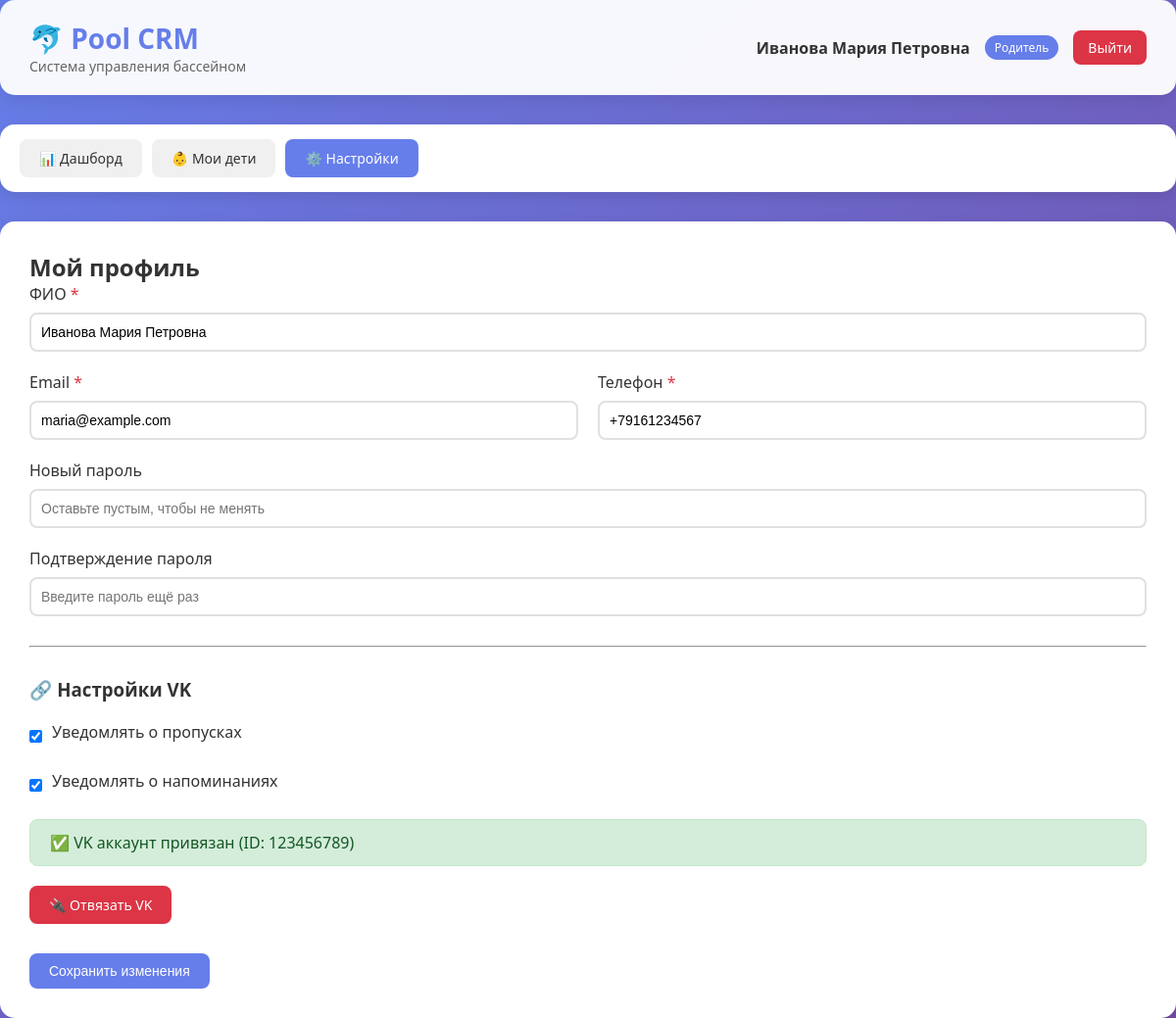
/profile (signed in), run on an earlier commit of the app's database.
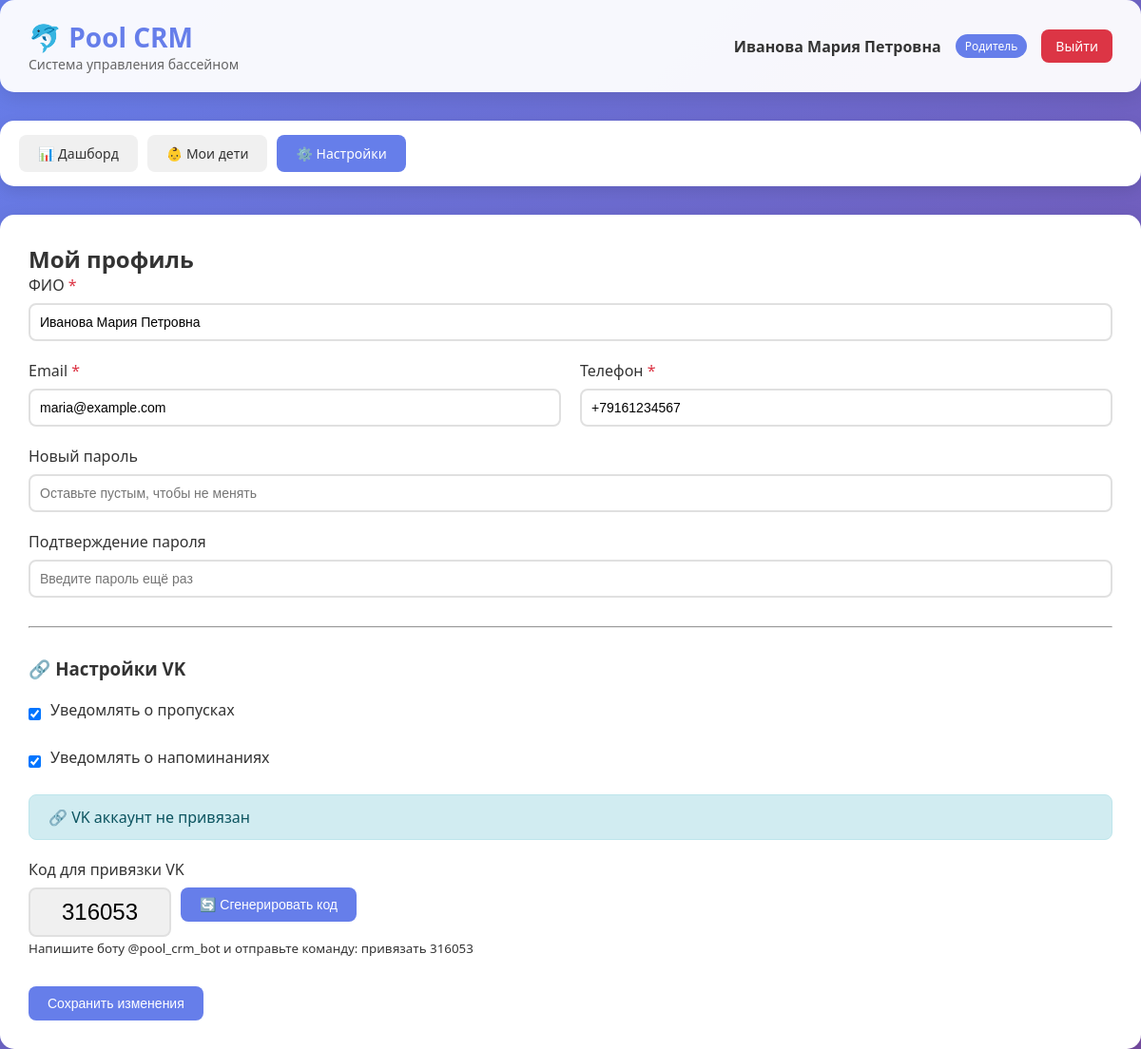
And on a later commit of the database.
### database.py (models this page shows)
class ParentDB(Base):
    __tablename__ = "parents"
    id = Column(Integer, primary_key=True, index=True)
    role = Column(SQLEnum(UserRole), default=UserRole.PARENT)
    name = Column(String, nullable=False)
    email = Column(String, unique=True, nullable=False, index=True)
    phone = Column(String)
    password = Column(String, nullable=False)
    is_vk_linked = Column(Boolean, default=False)
    vk_id = Column(Integer, unique=True, nullable=True)
    vk_link_code = Column(String(6), nullable=True)
    vk_code_expires_at = Column(DateTime, nullable=True)
    notify_absences = Column(Boolean, default=True)
    notify_reminders = Column(Boolean, default=True)
    is_active = Column(Boolean, default=True)
    created_at = Column(String, default=lambda: datetime.now().strftime("%d.%m.%Y %H:%M"))
    children = relationship("ChildDB", back_populates="parent", cascade="all, delete-orphan")
    applications = relationship("ApplicationDB", back_populates="parent")
    notifications = relationship("NotificationDB", back_populates="parent")

### main.py (the view)
@app.get("/profile", response_class=HTMLResponse)
async def profile_page(request: Request, db: Session = Depends(get_db)):
    user = get_current_user(request, db)
    if not user or user["role"] != "parent":
        return RedirectResponse(url="/dashboard")
    parent = db.query(ParentDB).filter(ParentDB.id == user["id"]).first()
    vk_code = parent.vk_link_code
    if not vk_code or (parent.vk_code_expires_at and parent.vk_code_expires_at < datetime.now()):
        vk_code = ''.join(random.choices(string.digits, k=6))
        parent.vk_link_code = vk_code
        parent.vk_code_expires_at = datetime.now() + timedelta(minutes=10)
        db.commit()
    return templates.TemplateResponse(
        name = "profile.html",
        request = request,
        context = {
            "request": request,
            "user": user,
            "parent": parent,
            "vk_code": vk_code
        })

### templates/profile.html (shortened to what this page needs)
{% extends "base.html" %}
{% block content %}
<div class="header">
    <div class="logo">
        <h1>🐬 Pool CRM</h1>
        <p>Система управления бассейном</p>
    </div>
    <div class="user-info">
        <span class="user-name">{{ user.name }}</span>
        <span class="user-role">Родитель</span>
        <a href="/logout" class="logout-btn">Выйти</a>
    </div>
</div>
<div class="nav-menu">
    <a href="/dashboard" class="nav-link">📊 Дашборд</a>
    <a href="/children" class="nav-link">👶 Мои дети</a>
    <a href="/profile" class="nav-link active">⚙️ Настройки</a>
</div>
<div class="content">
    <h2>Мой профиль</h2>
    <form method="POST" action="/profile">
        <div class="form-group">
            <label class="required">ФИО</label>
            <input type="text" name="name" required value="{{ parent.name }}">
        </div>
        <div class="form-row">
            <div class="form-group">
                <label class="required">Email</label>
                <input type="email" name="email" required value="{{ parent.email }}">
            </div>
            <div class="form-group">
                <label class="required">Телефон</label>
                <input type="tel" name="phone" required value="{{ parent.phone|default('') }}">
            </div>
        </div>
        <div class="form-group">
            <label>Новый пароль</label>
            <input type="password" name="password" placeholder="Оставьте пустым, чтобы не менять">
        </div>
        <div class="form-group">
            <label>Подтверждение пароля</label>
            <input type="password" name="confirm_password" placeholder="Введите пароль ещё раз">
        </div>
        <hr style="margin: 30px 0;">
        <h3 style="margin-bottom: 20px;">🔗 Настройки VK</h3>
        <div class="form-group">
            <div class="checkbox-group">
                <input type="checkbox" name="notify_absences" id="notify_absences" {% if parent.notify_absences %}checked{% endif %}>
                <label for="notify_absences">Уведомлять о пропусках</label>
            </div>
        </div>
        <div class="form-group">
            <div class="checkbox-group">
                <input type="checkbox" name="notify_reminders" id="notify_reminders" {% if parent.notify_reminders %}checked{% endif %}>
                <label for="notify_reminders">Уведомлять о напоминаниях</label>
            </div>
        </div>
        {% if parent.is_vk_linked %}
        <div class="alert alert-success">
            ✅ VK аккаунт привязан (ID: {{ parent.vk_id }})
        </div>
        <a href="/profile/unlink-vk" class="btn btn-danger" onclick="return confirm('Отвязать VK аккаунт?')">🔌 Отвязать VK</a>
        {% else %}
        <div class="alert alert-info">
            🔗 VK аккаунт не привязан
        </div>
        <div class="form-group">
            <label>Код для привязки VK</label>
            <div style="display: flex; gap: 10px; align-items: flex-start;">
                <input type="text" id="vkCode" value="{{ vk_code }}" readonly style="background: #f0f0f0; font-size: 24px; text-align: center; width: 150px;">
                <button type="button" class="btn btn-primary" onclick="generateVKCode()">🔄 Сгенерировать код</button>
            </div>
            <small>Напишите боту @pool_crm_bot и отправьте команду: привязать {{ vk_code }}</small>
        </div>
        {% endif %}
        <div style="display: flex; gap: 15px; margin-top: 30px;">
            <button type="submit" class="btn btn-primary">Сохранить изменения</button>
        </div>
    </form>
</div>
{% endblock %}

### templates/base.html (shortened to what this page needs)
<!DOCTYPE html>
<html lang="ru">
<head>
</head>
<body>
    {% block content %}{% endblock %}
</body>
</html>

### templates/base.html (style rules this page uses)
* { margin: 0; padding: 0; box-sizing: border-box; }
body { font-family: 'Segoe UI', Tahoma, Geneva, Verdana, sans-serif; background: linear-gradient(135deg, #667eea 0%, #764ba2 100%); min-height: 100vh; color: #333; }
.header { background: rgba(255, 255, 255, 0.95); border-radius: 15px; padding: 20px 30px; margin-bottom: 30px; box-shadow: 0 5px 20px rgba(0,0,0,0.1); display: flex; justify-content: space-between; align-items: center; flex-wrap: wrap; }
.logo h1 { color: #667eea; font-size: 28px; }
.logo p { color: #666; font-size: 14px; }
.user-info { display: flex; align-items: center; gap: 15px; }
.user-name { font-weight: 600; color: #333; }
.user-role { background: #667eea; color: white; padding: 4px 10px; border-radius: 20px; font-size: 12px; }
.logout-btn { background: #dc3545; color: white; border: none; padding: 8px 15px; border-radius: 8px; cursor: pointer; text-decoration: none; font-size: 14px; }
.nav-menu { background: white; border-radius: 15px; padding: 15px 20px; margin-bottom: 30px; box-shadow: 0 5px 15px rgba(0,0,0,0.1); display: flex; gap: 10px; flex-wrap: wrap; }
.nav-link { background: #f0f0f0; border: none; padding: 10px 20px; border-radius: 8px; cursor: pointer; text-decoration: none; color: #333; font-size: 14px; font-weight: 500; transition: all 0.3s; }
.nav-link.active { background: #667eea; color: white; }
.content { background: white; border-radius: 15px; padding: 30px; box-shadow: 0 5px 20px rgba(0,0,0,0.1); min-height: 500px; }
.form-group { margin-bottom: 20px; }
.form-group label { display: block; margin-bottom: 8px; font-weight: 500; color: #333; }
.form-group label.required::after { content: " *"; color: #dc3545; }
.form-group input, .form-group select, .form-group textarea { width: 100%; padding: 10px; border: 2px solid #e0e0e0; border-radius: 8px; font-size: 14px; transition: border-color 0.3s; }
.form-row { display: grid; grid-template-columns: 1fr 1fr; gap: 20px; }
.checkbox-group { display: flex; align-items: center; gap: 10px; }
.checkbox-group input { width: auto; }
.btn { padding: 10px 20px; border: none; border-radius: 8px; cursor: pointer; font-size: 14px; font-weight: 500; transition: all 0.3s; text-decoration: none; display: inline-block; }
.btn-primary { background: #667eea; color: white; }
.alert { padding: 12px 20px; border-radius: 8px; margin-bottom: 20px; }
.alert-info { background: #d1ecf1; color: #0c5460; border: 1px solid #bee5eb; }

What changed in the data, as far as the page shows it:
changed ParentDB "Иванова Мария Петровна": is_vk_linked True → False (drawn); vk_id "123456789" → (not shown)
Also different on the page:
form field vk_code: (not shown) → "316053"
{{ vk_code }}: (not shown) → "316053"
text no longer shown: "✅ VK аккаунт привязан (ID: ) 🔌 Отвязать VK"
text now shown: "🔗 VK аккаунт не привязан Код для привязки VK 🔄 Сгенерировать код Напишите боту @pool_crm_bot и отправьте команду: привязать"
